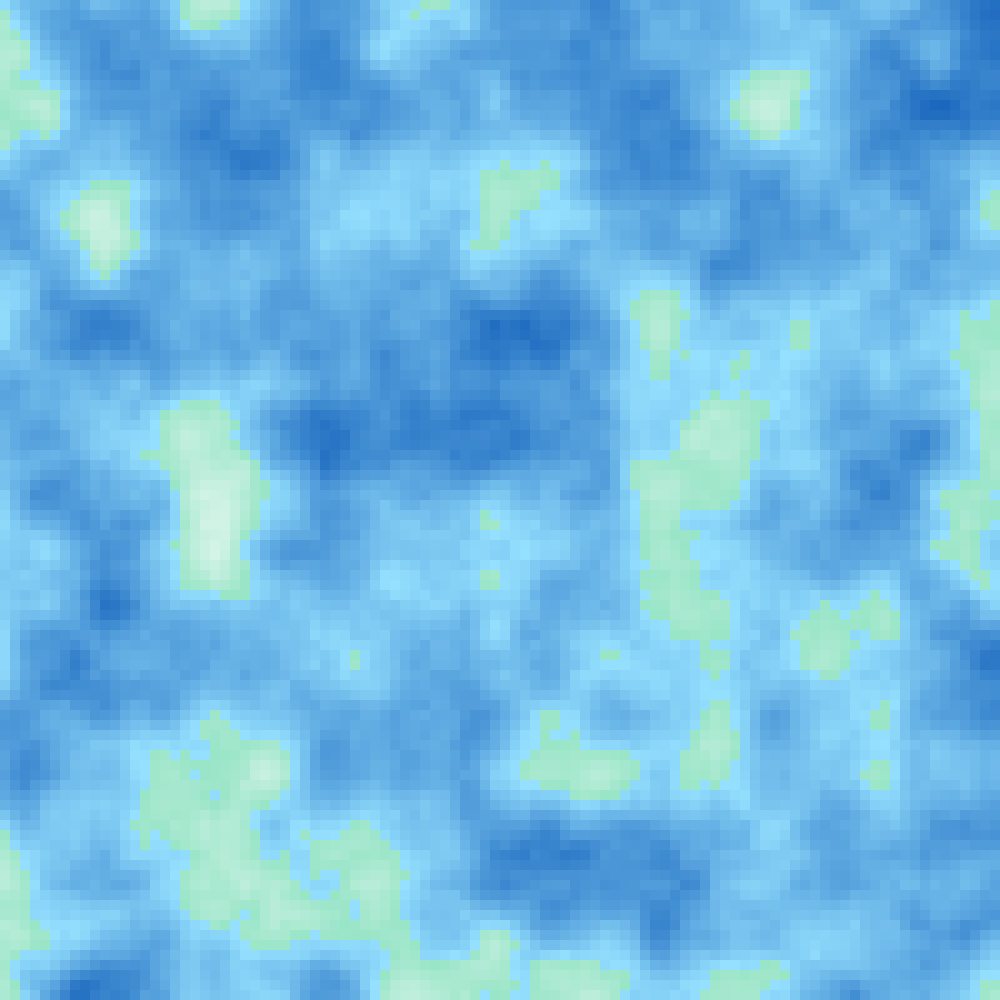
Frame 1 (no input)
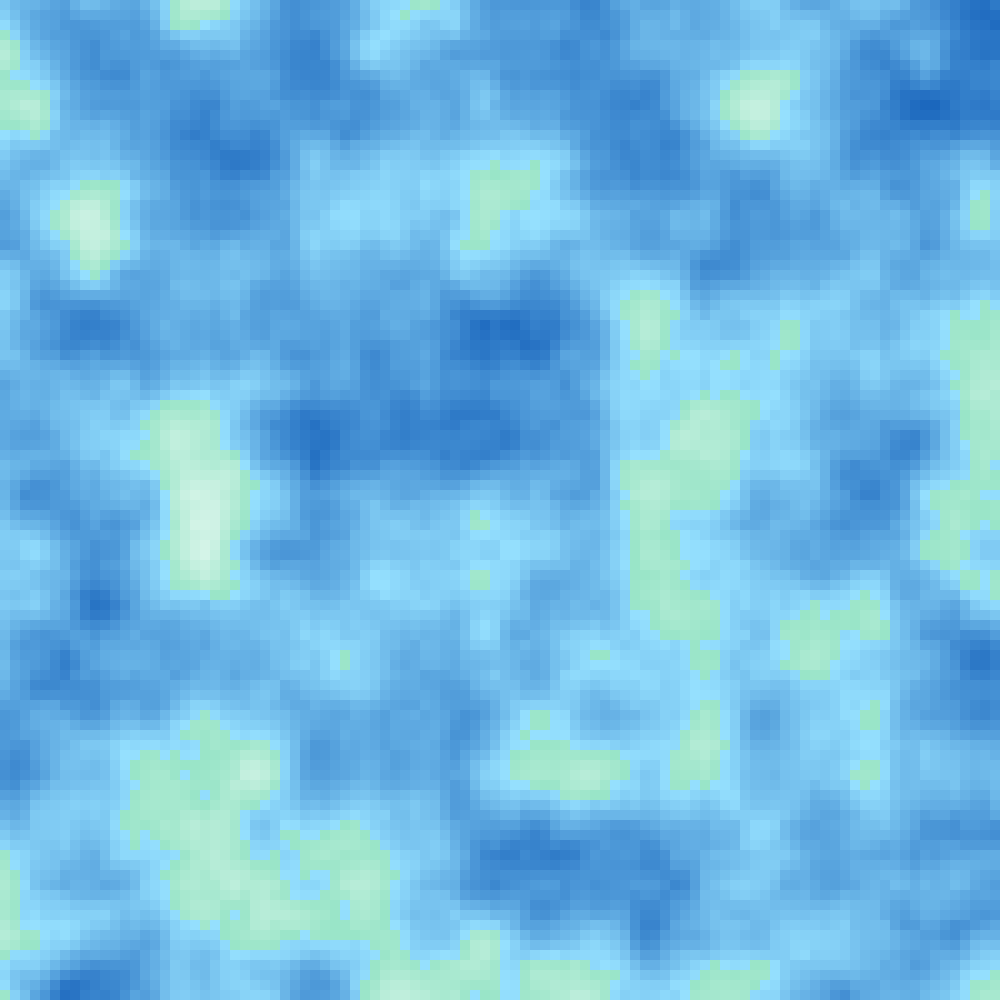
Frame 60 (the mouse pressed at the canvas centre just before this capture)
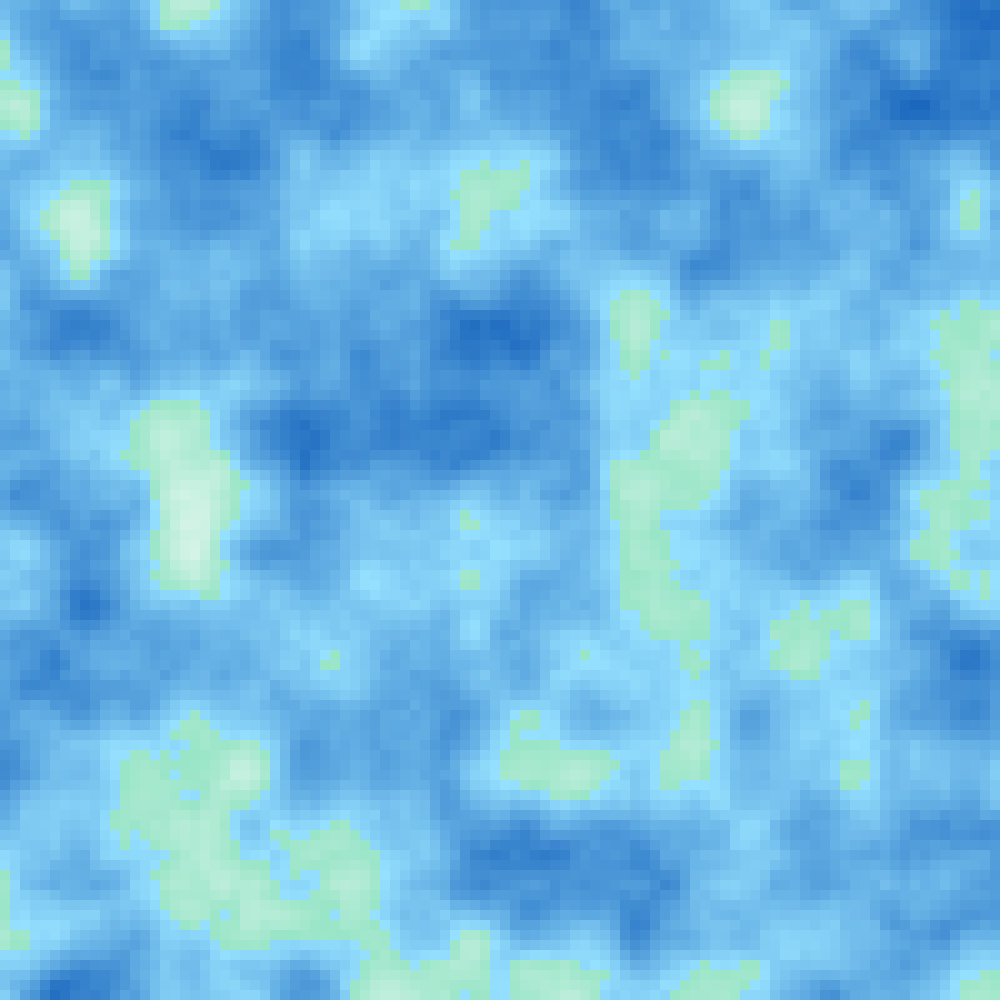
Frame 120 (the mouse held since frame 60 and released just before this capture)

The Processing sketch that drew these frames (run headless with seeded random() and noise(); from frame 60 on, the mouse is pressed at the canvas centre):

// Processing sketch: perlinNoise
// ── perlinNoise.pde
int cellSize = 10; 
color colors[][]; 
int cols, rows; 
void setup(){
  size(1000, 1000); 
  noStroke(); 
  cols = width/cellSize; 
  rows = height/cellSize; 
  
  colors = new color[cols][rows]; 

}

void draw(){
  float inc = 0.09; 
  float xoff = 0.0; 
  for(int i = 0; i<cols; i++){
    float yoff = 0.0; 
    xoff += inc;
    for(int j = 0; j<rows; j++){
      //colors[i][j] = color(0, 0, random(100, 255));
      yoff += inc; 
      float noiseVal = noise(xoff + millis()*.0001, yoff);
      
        
      if(noiseVal< .6){
       color fillColor = color(map(noiseVal, 0, .6, 0, 150), 
        map(noiseVal, 0, .6, 76, 225), 
        map(noiseVal, 0, .6, 175, 255)); 
        colors[i][j] = fillColor; 
      }
      if(noiseVal>=.6){
        color fillColor = color(map(noiseVal, .6, 1, 153, 255), 
        map(noiseVal, .6, 1, 229, 255), 
        map(noiseVal, .6, 1, 200, 255));
        colors[i][j] = fillColor; 
      }
      
      println(noiseVal); 
      fill(colors[i][j]); 
      rect(i*cellSize, j*cellSize, cellSize, cellSize);
    }
  }
}
